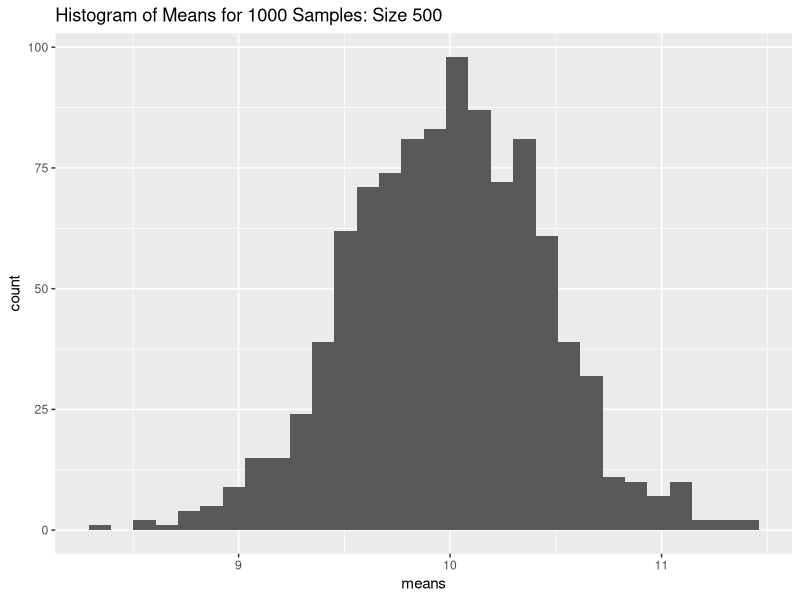

Recreate this plot in R.
## ---- chunk 1
library(ggplot2)
library(dplyr)
# Make results reproducible
set.seed(5771)

#NOTE: I just reused this for every sample size and changed the title in the ggplot 

# Define sample size
n <- 500 # you'll also try 10, 30, 100, and 500
# Simulate datasets from different populations with the same mean and standard deviation
mu <- 10
sigma <- 10
# Population 1: normal
#getting the data
normal_data <- replicate(1000, rnorm(n, mean = mu, sd = sigma))
#taking the means and turning into a df
normal_means <- data.frame(colMeans(normal_data))
#changing the name of the column
colnames(normal_means)[1] <- "means" 
#taking the sd of the data
ggplot(data = normal_means) + geom_histogram(aes(x = means)) +
  labs(title = "Histogram of Means for 1000 Samples: Size 500") 
## ---- chunk 2
normal_sd <- apply(normal_data, 2, sd) 
# Population 2: skewed distribution
skewed_data <- replicate(1000, rgamma(n, shape = mu^2/sigma^2, scale = sigma^2/mu))
skewed_means <- colMeans(skewed_data)
skewed_sd <- apply(skewed_data, 2, sd)
# Population 3: uniform distribution
unif_data <- replicate(1000, runif(n, min = 0, max = 2*mu))
unif_means <- colMeans(unif_data)
unif_sd <- apply(unif_data, 2, sd)
## ---- chunk 3
